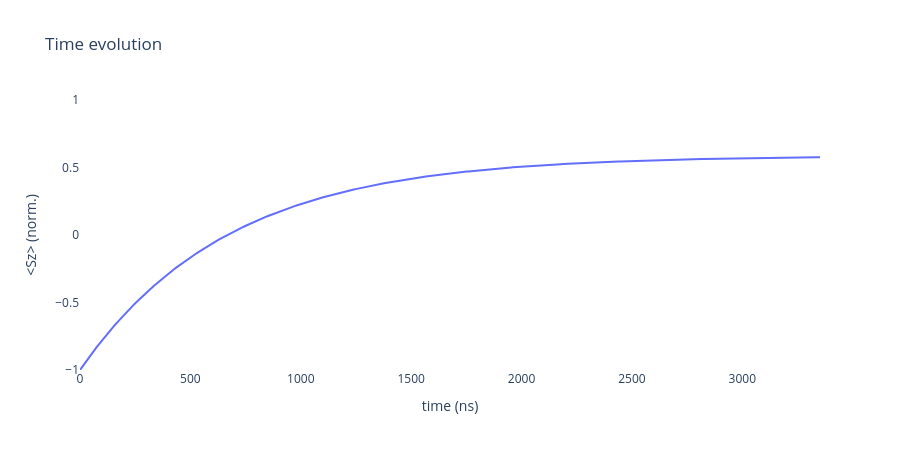

The notebook cell this image was saved under:
### Markdown cell above
## Population relaxation

Starting in the excited state, its population approaches thermal equilibrium.

The time-evolution plot shows the normalized spin expectation value
$2\langle S_z\rangle$.
For this spin-half system, the two are related by
$p_e=(1-2\langle S_z\rangle)/2$.

### Code cell
spin.psi0 = excited
times_population = np.linspace(0.0, 5.0 * T1, 401)

result_population = lind.calc_TimeEvolution(
    spin, psi_0=spin.psi0, time_array=times_population
)

# The plot function plots the last computed result
lind.plot_TimeEvolution(spin);

### Figure 1 — Plotly figure (JSON) as saved in the notebook; plotly's stock layout.template omitted (floating-point values rounded to 4 significant figures; data arrays with more than 128 entries replaced by an {"elided": "..."} marker saying what was removed)
{"data": [{"mode": "lines", "name": "n=0", "type": "scatter", "x": {"elided": "401 float values"}, "y": {"elided": "401 float values"}}], "layout": {"autosize": true, "height": 450, "paper_bgcolor": "white", "plot_bgcolor": "white", "title": {"text": "Time evolution"}, "xaxis": {"range": [0, 3352.0], "title": {"text": "time (ns)"}}, "yaxis": {"range": [-1, 1], "title": {"text": "<Sz> (norm.)"}}}}
